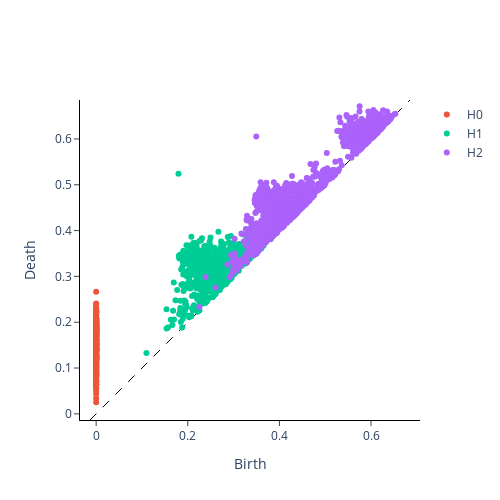

The notebook cell saved with this chart:
### Code cell
plot_diagram(pr_dist_abs)

### Figure 1 — Plotly figure (JSON) as saved in the notebook; plotly's stock layout.template omitted (floating-point values rounded to 4 significant figures; data arrays with more than 128 entries replaced by an {"elided": "..."} marker saying what was removed)
{"data": [{"hoverinfo": "none", "line": {"color": "black", "dash": "dash", "width": 1}, "mode": "lines", "showlegend": false, "type": "scatter", "x": [-0.01343, 0.685], "y": [-0.01343, 0.685]}, {"hoverinfo": "text", "hovertext": {"elided": "399 str values"}, "mode": "markers", "name": "H0", "type": "scatter", "x": {"elided": "399 int values"}, "y": {"elided": "399 float values"}}, {"hoverinfo": "text", "hovertext": {"elided": "703 str values"}, "mode": "markers", "name": "H1", "type": "scatter", "x": {"elided": "703 float values"}, "y": {"elided": "703 float values"}}, {"hoverinfo": "text", "hovertext": {"elided": "2199 str values"}, "mode": "markers", "name": "H2", "type": "scatter", "x": {"elided": "2199 float values"}, "y": {"elided": "2199 float values"}}], "layout": {"height": 500, "plot_bgcolor": "white", "width": 500, "xaxis": {"autorange": false, "exponentformat": "e", "linecolor": "black", "linewidth": 1, "mirror": false, "range": [-0.01343, 0.685], "showexponent": "all", "showline": true, "side": "bottom", "ticks": "outside", "title": {"text": "Birth"}, "type": "linear", "zeroline": true}, "yaxis": {"autorange": false, "exponentformat": "e", "linecolor": "black", "linewidth": 1, "mirror": false, "range": [-0.01343, 0.685], "scaleanchor": "x", "scaleratio": 1, "showexponent": "all", "showline": true, "side": "left", "ticks": "outside", "title": {"text": "Death"}, "type": "linear", "zeroline": true}}}
